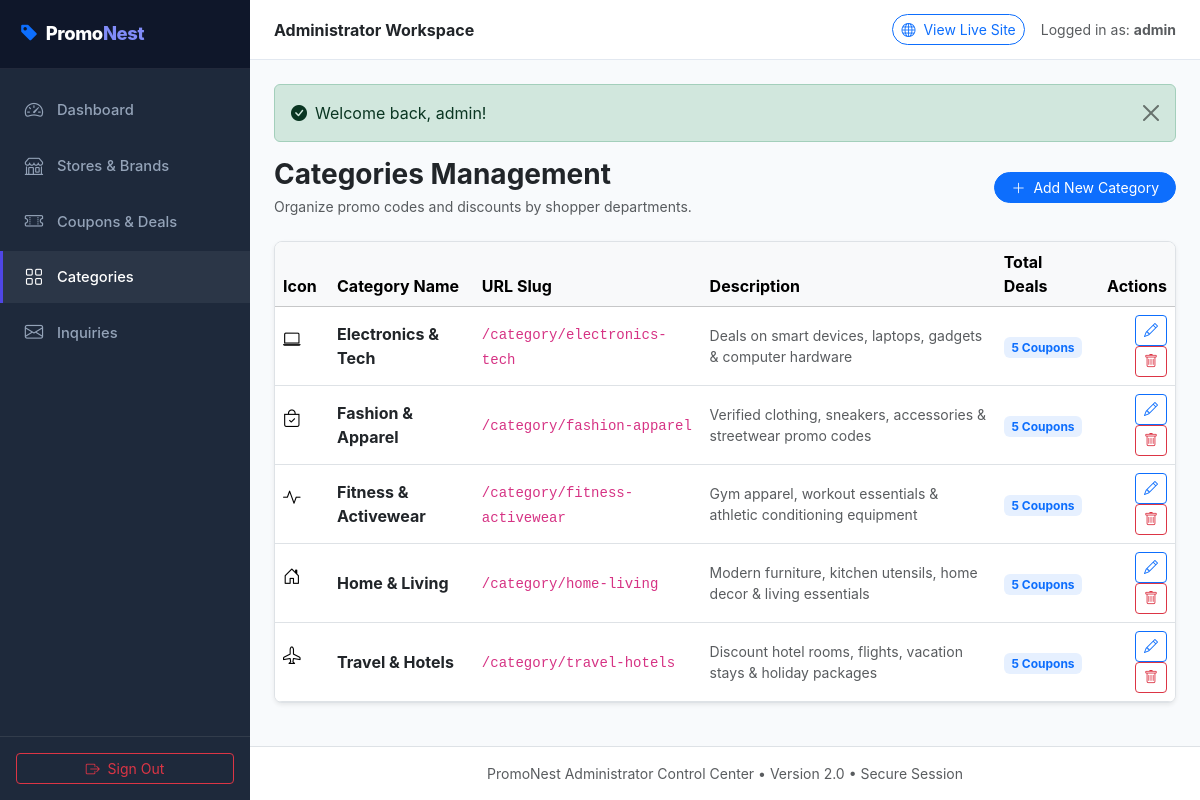
The app's page /admin/categories.php (signed in) with its own data.
### tables this page shows
CREATE TABLE `categories` (
  `id` int(11) NOT NULL AUTO_INCREMENT,
  `name` varchar(100) NOT NULL,
  `slug` varchar(120) NOT NULL,
  `created_at` timestamp NOT NULL DEFAULT current_timestamp(),
  `icon` varchar(50) DEFAULT 'bi-tag',
  `description` varchar(255) DEFAULT '',
  PRIMARY KEY (`id`),
  UNIQUE KEY `slug` (`slug`)
);

### connection.php (called while the page is built, shortened)
<?php
function e($str) {
    return htmlspecialchars((string)$str, ENT_QUOTES, 'UTF-8');
}
?>

### admin/categories.php (the view, shortened to what this page needs)
<?php
include __DIR__ . '/includes/admin_header.php';
$action = $_GET['action'] ?? 'list';
$edit_category = null;
$stmtList = $pdo->query("
    SELECT cat.*, COUNT(c.id) AS coupon_count
    FROM categories cat
    LEFT JOIN coupons c ON cat.id = c.category_id
    GROUP BY cat.id
    ORDER BY cat.name ASC
");
$categories = $stmtList->fetchAll();
?>
<div class="d-flex align-items-center justify-content-between mb-4 flex-wrap gap-2">
    <div>
        <h1 class="h3 fw-bold text-dark mb-1">Categories Management</h1>
        <p class="text-muted small mb-0">Organize promo codes and discounts by shopper departments.</p>
    </div>
    <div>
        <?php if ($action === 'add' || $action === 'edit'): ?>
            <a href="categories.php" class="btn btn-outline-secondary btn-sm rounded-pill px-3">
                <i class="bi bi-arrow-left me-1"></i> Back to Categories
            </a>
        <?php else: ?>
            <a href="categories.php?action=add" class="btn btn-primary btn-sm rounded-pill px-3">
                <i class="bi bi-plus-lg me-1"></i> Add New Category
            </a>
        <?php endif; ?>
    </div>
</div>
<?php if ($action === 'add' || $action === 'edit'): ?>
    <div class="bg-white border rounded-3 p-4 shadow-sm" style="max-width: 700px;">
        <h2 class="h5 fw-bold mb-4 text-dark">
            <?= ($action === 'edit') ? 'Edit Category: ' . e($edit_category['name']) : 'Create New Category' ?>
        </h2>
        <form action="categories.php" method="POST">
            <?= csrf_field() ?>
            <input type="hidden" name="post_action" value="save">
            <input type="hidden" name="category_id" value="<?= e($edit_category['id'] ?? '') ?>">
            <div class="row g-3 mb-3">
                <div class="col-md-6">
                    <label class="form-label small fw-semibold">Category Name <span class="text-danger">*</span></label>
                    <input type="text" name="name" class="form-control" value="<?= e($edit_category['name'] ?? '') ?>" placeholder="e.g. Fashion & Apparel" required>
                </div>
                <div class="col-md-6">
                    <label class="form-label small fw-semibold">URL Slug (leave blank to auto-generate)</label>
                    <input type="text" name="slug" class="form-control" value="<?= e($edit_category['slug'] ?? '') ?>" placeholder="e.g. fashion-apparel">
                </div>
            </div>
            <div class="mb-3">
                <label class="form-label small fw-semibold">Bootstrap Icon Class</label>
                <div class="input-group">
                    <span class="input-group-text"><i class="bi <?= !empty($edit_category['icon']) ? e($edit_category['icon']) : 'bi-tag' ?>"></i></span>
                    <input type="text" name="icon" class="form-control" value="<?= e($edit_category['icon'] ?? 'bi-tag') ?>" placeholder="e.g. bi-bag-check, bi-laptop, bi-airplane">
                </div>
                <div class="extra-small text-muted mt-1" style="font-size: 0.75rem;">
                    Examples: <code>bi-bag-check</code>, <code>bi-laptop</code>, <code>bi-airplane</code>, <code>bi-activity</code>, <code>bi-house-door</code>
                </div>
            </div>
            <div class="mb-4">
                <label class="form-label small fw-semibold">Description</label>
                <textarea name="description" class="form-control" rows="3" placeholder="Brief summary of deals in this category..."><?= e($edit_category['description'] ?? '') ?></textarea>
            </div>
            <div class="d-flex gap-2">
                <button type="submit" class="btn btn-primary rounded-pill px-4">
                    <i class="bi bi-save me-1"></i> Save Category
                </button>
                <a href="categories.php" class="btn btn-outline-secondary rounded-pill px-3">Cancel</a>
            </div>
        </form>
    </div>
<!-- =========================================================================
     LIST VIEW (DEFAULT)
     ========================================================================= -->
<?php else: ?>
    <div class="bg-white border rounded-3 shadow-sm overflow-hidden">
        <div class="table-responsive">
            <table class="table table-hover align-middle mb-0">
                <thead class="table-light">
                    <tr>
                        <th style="width: 50px;">Icon</th>
                        <th>Category Name</th>
                        <th>URL Slug</th>
                        <th>Description</th>
                        <th>Total Deals</th>
                        <th class="text-end">Actions</th>
                    </tr>
                </thead>
                <tbody>
                    <?php if (!empty($categories)): ?>
                        <?php foreach ($categories as $cat): ?>
                            <tr>
                                <td>
                                    <div class="pn-trust-icon" style="width: 38px; height: 38px; font-size: 1.1rem;">
                                        <i class="bi <?= !empty($cat['icon']) ? e($cat['icon']) : 'bi-tag' ?>"></i>
                                    </div>
                                </td>
                                <td>
                                    <strong class="text-dark"><?= e($cat['name']) ?></strong>
                                </td>
                                <td>
                                    <code>/category/<?= e($cat['slug']) ?></code>
                                </td>
                                <td class="text-muted small">
                                    <?= e($cat['description']) ?>
                                </td>
                                <td>
                                    <span class="badge bg-primary bg-opacity-10 text-primary">
                                        <?= $cat['coupon_count'] ?> Coupons
                                    </span>
                                </td>
                                <td class="text-end">
                                    <a href="categories.php?action=edit&id=<?= $cat['id'] ?>" class="btn btn-sm btn-outline-primary py-1 px-2" title="Edit Category">
                                        <i class="bi bi-pencil"></i>
                                    </a>
                                    <button type="button" class="btn btn-sm btn-outline-danger py-1 px-2" onclick="confirmDelete(<?= $cat['id'] ?>, '<?= e(addslashes($cat['name'])) ?>')">
                                        <i class="bi bi-trash"></i>
                                    </button>
                                </td>
                            </tr>
                        <?php endforeach; ?>
                    <?php endif; ?>
                </tbody>
            </table>
        </div>
    </div>
<?php endif; ?>
<?php include __DIR__ . '/includes/admin_footer.php'; ?>

### admin/includes/admin_header.php (style rules this page uses)
:root { --pn-admin-dark: #0F172A; --pn-admin-sidebar: #1E293B; --pn-primary: #4F46E5; --pn-emerald: #10B981; }
body { background-color: #F8FAFC; font-family: -apple-system, BlinkMacSystemFont, 'Segoe UI', Roboto, Helvetica, Arial, sans-serif; color: #334155; min-height: 100vh; }

### records on screen
categories: name "Electronics & Tech", slug "electronics-tech", description "Deals on smart devices, laptops, gadgets & computer hardware", coupon_count "5"
categories: name "Fashion & Apparel", slug "fashion-apparel", description "Verified clothing, sneakers, accessories & streetwear promo codes", coupon_count "5"
categories: name "Fitness & Activewear", slug "fitness-activewear", description "Gym apparel, workout essentials & athletic conditioning equipment", coupon_count "5"
categories: name "Home & Living", slug "home-living", description "Modern furniture, kitchen utensils, home decor & living essentials", coupon_count "5"
categories: name "Travel & Hotels", slug "travel-hotels", description "Discount hotel rooms, flights, vacation stays & holiday packages", coupon_count "5"

### other values on screen
$admin_name "admin"
$_SESSION['flash_success'] "Welcome back, admin!"
